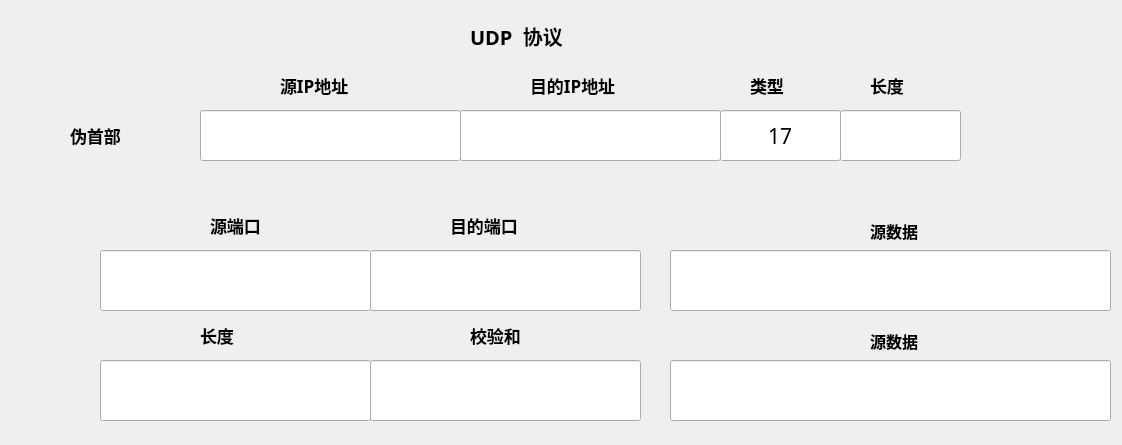
<?xml version="1.0" encoding="UTF-8"?>
<ui version="4.0">
 <class>udp</class>
 <widget class="QWidget" name="udp">
  <property name="geometry">
   <rect>
    <x>0</x>
    <y>0</y>
    <width>1122</width>
    <height>445</height>
   </rect>
  </property>
  <property name="font">
   <font>
    <weight>75</weight>
    <bold>true</bold>
   </font>
  </property>
  <property name="windowTitle">
   <string>Form</string>
  </property>
  <widget class="QLabel" name="label">
   <property name="geometry">
    <rect>
     <x>470</x>
     <y>0</y>
     <width>151</width>
     <height>71</height>
    </rect>
   </property>
   <property name="font">
    <font>
     <family>Microsoft YaHei</family>
     <pointsize>15</pointsize>
     <weight>75</weight>
     <bold>true</bold>
    </font>
   </property>
   <property name="text">
    <string>UDP  协议</string>
   </property>
  </widget>
  <widget class="QLineEdit" name="sport">
   <property name="geometry">
    <rect>
     <x>100</x>
     <y>250</y>
     <width>271</width>
     <height>61</height>
    </rect>
   </property>
   <property name="font">
    <font>
     <family>Microsoft YaHei</family>
     <pointsize>16</pointsize>
     <weight>50</weight>
     <bold>false</bold>
    </font>
   </property>
   <property name="focusPolicy">
    <enum>Qt::NoFocus</enum>
   </property>
   <property name="alignment">
    <set>Qt::AlignCenter</set>
   </property>
   <property name="readOnly">
    <bool>true</bool>
   </property>
  </widget>
  <widget class="QLineEdit" name="dport">
   <property name="geometry">
    <rect>
     <x>370</x>
     <y>250</y>
     <width>271</width>
     <height>61</height>
    </rect>
   </property>
   <property name="font">
    <font>
     <family>Microsoft YaHei</family>
     <pointsize>16</pointsize>
     <weight>50</weight>
     <bold>false</bold>
    </font>
   </property>
   <property name="focusPolicy">
    <enum>Qt::NoFocus</enum>
   </property>
   <property name="alignment">
    <set>Qt::AlignCenter</set>
   </property>
   <property name="readOnly">
    <bool>true</bool>
   </property>
  </widget>
  <widget class="QLineEdit" name="srcip">
   <property name="geometry">
    <rect>
     <x>200</x>
     <y>110</y>
     <width>261</width>
     <height>51</height>
    </rect>
   </property>
   <property name="font">
    <font>
     <family>Microsoft YaHei</family>
     <pointsize>16</pointsize>
     <weight>50</weight>
     <bold>false</bold>
    </font>
   </property>
   <property name="focusPolicy">
    <enum>Qt::NoFocus</enum>
   </property>
   <property name="alignment">
    <set>Qt::AlignCenter</set>
   </property>
   <property name="readOnly">
    <bool>true</bool>
   </property>
  </widget>
  <widget class="QLineEdit" name="descip">
   <property name="geometry">
    <rect>
     <x>460</x>
     <y>110</y>
     <width>261</width>
     <height>51</height>
    </rect>
   </property>
   <property name="font">
    <font>
     <family>Microsoft YaHei</family>
     <pointsize>16</pointsize>
     <weight>50</weight>
     <bold>false</bold>
    </font>
   </property>
   <property name="focusPolicy">
    <enum>Qt::NoFocus</enum>
   </property>
   <property name="alignment">
    <set>Qt::AlignCenter</set>
   </property>
   <property name="readOnly">
    <bool>true</bool>
   </property>
  </widget>
  <widget class="QLineEdit" name="type">
   <property name="geometry">
    <rect>
     <x>720</x>
     <y>110</y>
     <width>121</width>
     <height>51</height>
    </rect>
   </property>
   <property name="font">
    <font>
     <family>Microsoft YaHei</family>
     <pointsize>16</pointsize>
     <weight>50</weight>
     <bold>false</bold>
    </font>
   </property>
   <property name="focusPolicy">
    <enum>Qt::NoFocus</enum>
   </property>
   <property name="text">
    <string>17</string>
   </property>
   <property name="alignment">
    <set>Qt::AlignCenter</set>
   </property>
   <property name="readOnly">
    <bool>true</bool>
   </property>
  </widget>
  <widget class="QLineEdit" name="lenW">
   <property name="geometry">
    <rect>
     <x>840</x>
     <y>110</y>
     <width>121</width>
     <height>51</height>
    </rect>
   </property>
   <property name="font">
    <font>
     <family>Microsoft YaHei</family>
     <pointsize>16</pointsize>
     <weight>50</weight>
     <bold>false</bold>
    </font>
   </property>
   <property name="focusPolicy">
    <enum>Qt::NoFocus</enum>
   </property>
   <property name="alignment">
    <set>Qt::AlignCenter</set>
   </property>
   <property name="readOnly">
    <bool>true</bool>
   </property>
  </widget>
  <widget class="QLineEdit" name="checkSum">
   <property name="geometry">
    <rect>
     <x>370</x>
     <y>360</y>
     <width>271</width>
     <height>61</height>
    </rect>
   </property>
   <property name="font">
    <font>
     <family>Microsoft YaHei</family>
     <pointsize>16</pointsize>
     <weight>50</weight>
     <bold>false</bold>
    </font>
   </property>
   <property name="focusPolicy">
    <enum>Qt::NoFocus</enum>
   </property>
   <property name="alignment">
    <set>Qt::AlignCenter</set>
   </property>
   <property name="readOnly">
    <bool>true</bool>
   </property>
  </widget>
  <widget class="QLineEdit" name="len">
   <property name="geometry">
    <rect>
     <x>100</x>
     <y>360</y>
     <width>271</width>
     <height>61</height>
    </rect>
   </property>
   <property name="font">
    <font>
     <family>Microsoft YaHei</family>
     <pointsize>16</pointsize>
     <weight>50</weight>
     <bold>false</bold>
    </font>
   </property>
   <property name="focusPolicy">
    <enum>Qt::NoFocus</enum>
   </property>
   <property name="alignment">
    <set>Qt::AlignCenter</set>
   </property>
   <property name="readOnly">
    <bool>true</bool>
   </property>
  </widget>
  <widget class="QLabel" name="label_2">
   <property name="geometry">
    <rect>
     <x>70</x>
     <y>120</y>
     <width>71</width>
     <height>31</height>
    </rect>
   </property>
   <property name="font">
    <font>
     <family>Microsoft YaHei</family>
     <pointsize>13</pointsize>
    </font>
   </property>
   <property name="text">
    <string>伪首部</string>
   </property>
  </widget>
  <widget class="QLabel" name="label_3">
   <property name="geometry">
    <rect>
     <x>280</x>
     <y>70</y>
     <width>101</width>
     <height>31</height>
    </rect>
   </property>
   <property name="font">
    <font>
     <family>Microsoft YaHei</family>
     <pointsize>13</pointsize>
     <weight>75</weight>
     <bold>true</bold>
    </font>
   </property>
   <property name="text">
    <string>源IP地址</string>
   </property>
  </widget>
  <widget class="QLabel" name="label_4">
   <property name="geometry">
    <rect>
     <x>530</x>
     <y>70</y>
     <width>131</width>
     <height>31</height>
    </rect>
   </property>
   <property name="font">
    <font>
     <family>Microsoft YaHei</family>
     <pointsize>13</pointsize>
     <weight>75</weight>
     <bold>true</bold>
    </font>
   </property>
   <property name="text">
    <string>目的IP地址</string>
   </property>
  </widget>
  <widget class="QLabel" name="label_5">
   <property name="geometry">
    <rect>
     <x>750</x>
     <y>70</y>
     <width>51</width>
     <height>31</height>
    </rect>
   </property>
   <property name="font">
    <font>
     <family>Microsoft YaHei</family>
     <pointsize>13</pointsize>
     <weight>75</weight>
     <bold>true</bold>
    </font>
   </property>
   <property name="text">
    <string>类型</string>
   </property>
  </widget>
  <widget class="QLabel" name="label_6">
   <property name="geometry">
    <rect>
     <x>870</x>
     <y>70</y>
     <width>51</width>
     <height>31</height>
    </rect>
   </property>
   <property name="font">
    <font>
     <family>Microsoft YaHei</family>
     <pointsize>13</pointsize>
     <weight>75</weight>
     <bold>true</bold>
    </font>
   </property>
   <property name="text">
    <string>长度</string>
   </property>
  </widget>
  <widget class="QLabel" name="label_7">
   <property name="geometry">
    <rect>
     <x>210</x>
     <y>210</y>
     <width>91</width>
     <height>31</height>
    </rect>
   </property>
   <property name="font">
    <font>
     <family>Microsoft YaHei</family>
     <pointsize>13</pointsize>
     <weight>75</weight>
     <bold>true</bold>
    </font>
   </property>
   <property name="text">
    <string>源端口</string>
   </property>
  </widget>
  <widget class="QLabel" name="label_8">
   <property name="geometry">
    <rect>
     <x>450</x>
     <y>210</y>
     <width>91</width>
     <height>31</height>
    </rect>
   </property>
   <property name="font">
    <font>
     <family>Microsoft YaHei</family>
     <pointsize>13</pointsize>
     <weight>75</weight>
     <bold>true</bold>
    </font>
   </property>
   <property name="text">
    <string>目的端口</string>
   </property>
  </widget>
  <widget class="QLabel" name="label_9">
   <property name="geometry">
    <rect>
     <x>200</x>
     <y>320</y>
     <width>91</width>
     <height>31</height>
    </rect>
   </property>
   <property name="font">
    <font>
     <family>Microsoft YaHei</family>
     <pointsize>13</pointsize>
     <weight>75</weight>
     <bold>true</bold>
    </font>
   </property>
   <property name="text">
    <string>长度 </string>
   </property>
  </widget>
  <widget class="QLabel" name="label_10">
   <property name="geometry">
    <rect>
     <x>470</x>
     <y>320</y>
     <width>91</width>
     <height>31</height>
    </rect>
   </property>
   <property name="font">
    <font>
     <family>Microsoft YaHei</family>
     <pointsize>13</pointsize>
     <weight>75</weight>
     <bold>true</bold>
    </font>
   </property>
   <property name="text">
    <string>校验和</string>
   </property>
  </widget>
  <widget class="QLineEdit" name="data1">
   <property name="geometry">
    <rect>
     <x>670</x>
     <y>250</y>
     <width>441</width>
     <height>61</height>
    </rect>
   </property>
   <property name="font">
    <font>
     <family>Microsoft YaHei</family>
     <pointsize>16</pointsize>
     <weight>50</weight>
     <bold>false</bold>
    </font>
   </property>
   <property name="focusPolicy">
    <enum>Qt::NoFocus</enum>
   </property>
   <property name="alignment">
    <set>Qt::AlignCenter</set>
   </property>
   <property name="readOnly">
    <bool>true</bool>
   </property>
  </widget>
  <widget class="QLineEdit" name="data2">
   <property name="geometry">
    <rect>
     <x>670</x>
     <y>360</y>
     <width>441</width>
     <height>61</height>
    </rect>
   </property>
   <property name="font">
    <font>
     <family>Microsoft YaHei</family>
     <pointsize>16</pointsize>
     <weight>50</weight>
     <bold>false</bold>
    </font>
   </property>
   <property name="focusPolicy">
    <enum>Qt::NoFocus</enum>
   </property>
   <property name="alignment">
    <set>Qt::AlignCenter</set>
   </property>
   <property name="readOnly">
    <bool>true</bool>
   </property>
  </widget>
  <widget class="QLabel" name="label_14">
   <property name="geometry">
    <rect>
     <x>870</x>
     <y>210</y>
     <width>111</width>
     <height>41</height>
    </rect>
   </property>
   <property name="font">
    <font>
     <family>Microsoft YaHei</family>
     <pointsize>12</pointsize>
     <weight>75</weight>
     <bold>true</bold>
    </font>
   </property>
   <property name="text">
    <string>源数据</string>
   </property>
  </widget>
  <widget class="QLabel" name="label_15">
   <property name="geometry">
    <rect>
     <x>870</x>
     <y>320</y>
     <width>111</width>
     <height>41</height>
    </rect>
   </property>
   <property name="font">
    <font>
     <family>Microsoft YaHei</family>
     <pointsize>12</pointsize>
     <weight>75</weight>
     <bold>true</bold>
    </font>
   </property>
   <property name="text">
    <string>源数据</string>
   </property>
  </widget>
 </widget>
 <resources/>
 <connections/>
</ui>
